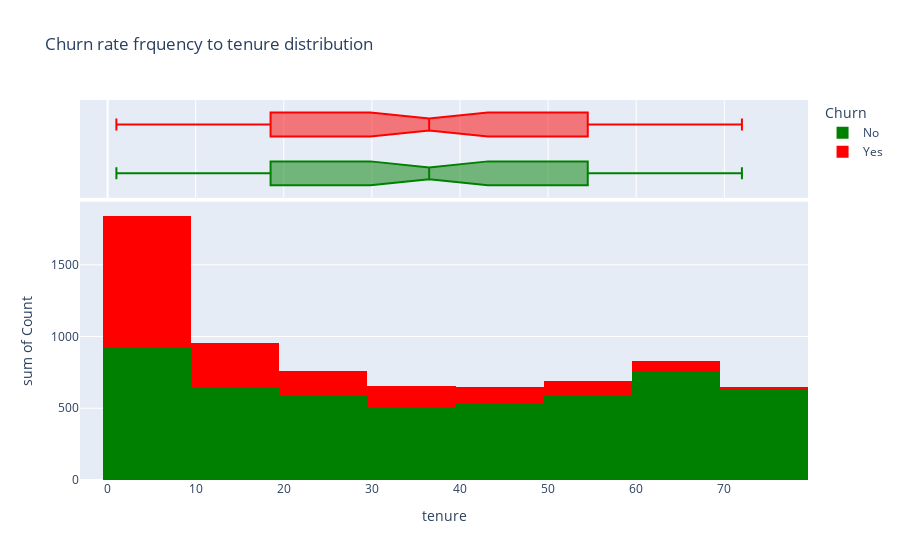
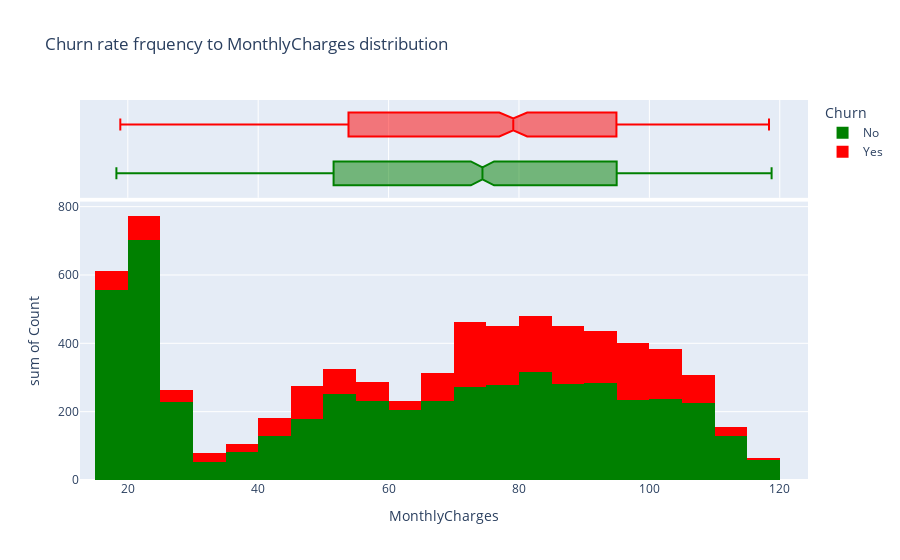
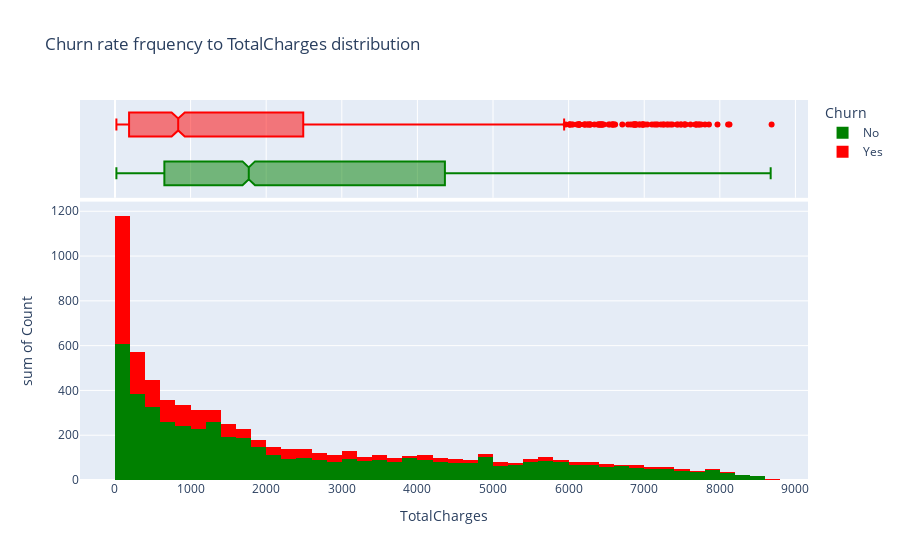

Here is the notebook cell these charts were saved with, in order:
### Code cell
hist('tenure')
hist('MonthlyCharges')
hist('TotalCharges')

### Figure 1 — Plotly figure (JSON) as saved in the notebook; plotly's stock layout.template omitted (floating-point values rounded to 4 significant figures)
{"data": [{"alignmentgroup": "True", "bingroup": "x", "histfunc": "sum", "hovertemplate": "Churn=No<br>tenure=%{x}<br>sum of Count=%{y}<extra></extra>", "legendgroup": "No", "marker": {"color": "green", "pattern": {"shape": ""}}, "name": "No", "offsetgroup": "No", "orientation": "v", "showlegend": true, "type": "histogram", "x": [1, 2, 3, 4, 5, 6, 7, 8, 9, 10, 11, 12, 13, 14, 15, 16, 17, 18, 19, 20, 21, 22, 23, 24, 25, 26, 27, 28, 29, 30, 31, 32, 33, 34, 35, 36, 37, 38, 39, 40, 41, 42, 43, 44, 45, 46, 47, 48, 49, 50, 51, 52, 53, 54, 55, 56, 57, 58, 59, 60, 61, 62, 63, 64, 65, 66, 67, 68, 69, 70, 71, 72], "xaxis": "x", "y": [233, 115, 106, 93, 69, 70, 80, 81, 73, 71, 68, 79, 71, 52, 62, 52, 61, 73, 54, 53, 46, 63, 72, 71, 56, 64, 59, 45, 57, 56, 49, 50, 50, 53, 73, 40, 50, 46, 42, 51, 56, 51, 50, 45, 55, 62, 54, 55, 51, 58, 60, 72, 56, 55, 55, 70, 57, 56, 52, 70, 68, 65, 68, 76, 67, 76, 88, 91, 87, 108, 164, 356], "yaxis": "y"}, {"alignmentgroup": "True", "hovertemplate": "Churn=No<br>tenure=%{x}<extra></extra>", "legendgroup": "No", "marker": {"color": "green"}, "name": "No", "notched": true, "offsetgroup": "No", "showlegend": false, "type": "box", "x": [1, 2, 3, 4, 5, 6, 7, 8, 9, 10, 11, 12, 13, 14, 15, 16, 17, 18, 19, 20, 21, 22, 23, 24, 25, 26, 27, 28, 29, 30, 31, 32, 33, 34, 35, 36, 37, 38, 39, 40, 41, 42, 43, 44, 45, 46, 47, 48, 49, 50, 51, 52, 53, 54, 55, 56, 57, 58, 59, 60, 61, 62, 63, 64, 65, 66, 67, 68, 69, 70, 71, 72], "xaxis": "x2", "yaxis": "y2"}, {"alignmentgroup": "True", "bingroup": "x", "histfunc": "sum", "hovertemplate": "Churn=Yes<br>tenure=%{x}<br>sum of Count=%{y}<extra></extra>", "legendgroup": "Yes", "marker": {"color": "red", "pattern": {"shape": ""}}, "name": "Yes", "offsetgroup": "Yes", "orientation": "v", "showlegend": true, "type": "histogram", "x": [1, 2, 3, 4, 5, 6, 7, 8, 9, 10, 11, 12, 13, 14, 15, 16, 17, 18, 19, 20, 21, 22, 23, 24, 25, 26, 27, 28, 29, 30, 31, 32, 33, 34, 35, 36, 37, 38, 39, 40, 41, 42, 43, 44, 45, 46, 47, 48, 49, 50, 51, 52, 53, 54, 55, 56, 57, 58, 59, 60, 61, 62, 63, 64, 65, 66, 67, 68, 69, 70, 71, 72], "xaxis": "x", "y": [380, 123, 94, 83, 64, 40, 51, 42, 46, 45, 31, 38, 38, 24, 37, 28, 26, 24, 19, 18, 17, 27, 13, 23, 23, 15, 13, 12, 15, 16, 16, 19, 14, 12, 15, 10, 15, 13, 14, 13, 14, 14, 15, 6, 6, 12, 14, 9, 15, 10, 8, 8, 14, 13, 9, 10, 8, 11, 8, 6, 8, 5, 4, 4, 9, 13, 10, 9, 8, 11, 6, 6], "yaxis": "y"}, {"alignmentgroup": "True", "hovertemplate": "Churn=Yes<br>tenure=%{x}<extra></extra>", "legendgroup": "Yes", "marker": {"color": "red"}, "name": "Yes", "notched": true, "offsetgroup": "Yes", "showlegend": false, "type": "box", "x": [1, 2, 3, 4, 5, 6, 7, 8, 9, 10, 11, 12, 13, 14, 15, 16, 17, 18, 19, 20, 21, 22, 23, 24, 25, 26, 27, 28, 29, 30, 31, 32, 33, 34, 35, 36, 37, 38, 39, 40, 41, 42, 43, 44, 45, 46, 47, 48, 49, 50, 51, 52, 53, 54, 55, 56, 57, 58, 59, 60, 61, 62, 63, 64, 65, 66, 67, 68, 69, 70, 71, 72], "xaxis": "x2", "yaxis": "y2"}], "layout": {"barmode": "relative", "legend": {"title": {"text": "Churn"}, "tracegroupgap": 0}, "title": {"text": "Churn rate frquency to tenure distribution"}, "xaxis": {"anchor": "y", "domain": [0, 1], "title": {"text": "tenure"}}, "xaxis2": {"anchor": "y2", "domain": [0, 1], "matches": "x", "showgrid": true, "showticklabels": false}, "yaxis": {"anchor": "x", "domain": [0, 0.7326], "title": {"text": "sum of Count"}}, "yaxis2": {"anchor": "x2", "domain": [0.7426, 1], "matches": "y2", "showgrid": false, "showline": false, "showticklabels": false, "ticks": ""}}}

### Figure 2 — Plotly figure (JSON) as saved in the notebook; plotly's stock layout.template omitted (floating-point values rounded to 4 significant figures; data arrays with more than 128 entries replaced by an {"elided": "..."} marker saying what was removed)
{"data": [{"alignmentgroup": "True", "bingroup": "x", "histfunc": "sum", "hovertemplate": "Churn=No<br>MonthlyCharges=%{x}<br>sum of Count=%{y}<extra></extra>", "legendgroup": "No", "marker": {"color": "green", "pattern": {"shape": ""}}, "name": "No", "offsetgroup": "No", "orientation": "v", "showlegend": true, "type": "histogram", "x": {"elided": "1459 float values"}, "xaxis": "x", "y": {"elided": "1459 int values"}, "yaxis": "y"}, {"alignmentgroup": "True", "hovertemplate": "Churn=No<br>MonthlyCharges=%{x}<extra></extra>", "legendgroup": "No", "marker": {"color": "green"}, "name": "No", "notched": true, "offsetgroup": "No", "showlegend": false, "type": "box", "x": {"elided": "1459 float values"}, "xaxis": "x2", "yaxis": "y2"}, {"alignmentgroup": "True", "bingroup": "x", "histfunc": "sum", "hovertemplate": "Churn=Yes<br>MonthlyCharges=%{x}<br>sum of Count=%{y}<extra></extra>", "legendgroup": "Yes", "marker": {"color": "red", "pattern": {"shape": ""}}, "name": "Yes", "offsetgroup": "Yes", "orientation": "v", "showlegend": true, "type": "histogram", "x": {"elided": "910 float values"}, "xaxis": "x", "y": {"elided": "910 int values"}, "yaxis": "y"}, {"alignmentgroup": "True", "hovertemplate": "Churn=Yes<br>MonthlyCharges=%{x}<extra></extra>", "legendgroup": "Yes", "marker": {"color": "red"}, "name": "Yes", "notched": true, "offsetgroup": "Yes", "showlegend": false, "type": "box", "x": {"elided": "910 float values"}, "xaxis": "x2", "yaxis": "y2"}], "layout": {"barmode": "relative", "legend": {"title": {"text": "Churn"}, "tracegroupgap": 0}, "title": {"text": "Churn rate frquency to MonthlyCharges distribution"}, "xaxis": {"anchor": "y", "domain": [0, 1], "title": {"text": "MonthlyCharges"}}, "xaxis2": {"anchor": "y2", "domain": [0, 1], "matches": "x", "showgrid": true, "showticklabels": false}, "yaxis": {"anchor": "x", "domain": [0, 0.7326], "title": {"text": "sum of Count"}}, "yaxis2": {"anchor": "x2", "domain": [0.7426, 1], "matches": "y2", "showgrid": false, "showline": false, "showticklabels": false, "ticks": ""}}}

### Figure 3 — Plotly figure (JSON) as saved in the notebook; plotly's stock layout.template omitted (floating-point values rounded to 4 significant figures; data arrays with more than 128 entries replaced by an {"elided": "..."} marker saying what was removed)
{"data": [{"alignmentgroup": "True", "bingroup": "x", "histfunc": "sum", "hovertemplate": "Churn=No<br>TotalCharges=%{x}<br>sum of Count=%{y}<extra></extra>", "legendgroup": "No", "marker": {"color": "green", "pattern": {"shape": ""}}, "name": "No", "offsetgroup": "No", "orientation": "v", "showlegend": true, "type": "histogram", "x": {"elided": "4965 float values"}, "xaxis": "x", "y": {"elided": "4965 int values"}, "yaxis": "y"}, {"alignmentgroup": "True", "hovertemplate": "Churn=No<br>TotalCharges=%{x}<extra></extra>", "legendgroup": "No", "marker": {"color": "green"}, "name": "No", "notched": true, "offsetgroup": "No", "showlegend": false, "type": "box", "x": {"elided": "4965 float values"}, "xaxis": "x2", "yaxis": "y2"}, {"alignmentgroup": "True", "bingroup": "x", "histfunc": "sum", "hovertemplate": "Churn=Yes<br>TotalCharges=%{x}<br>sum of Count=%{y}<extra></extra>", "legendgroup": "Yes", "marker": {"color": "red", "pattern": {"shape": ""}}, "name": "Yes", "offsetgroup": "Yes", "orientation": "v", "showlegend": true, "type": "histogram", "x": {"elided": "1732 float values"}, "xaxis": "x", "y": {"elided": "1732 int values"}, "yaxis": "y"}, {"alignmentgroup": "True", "hovertemplate": "Churn=Yes<br>TotalCharges=%{x}<extra></extra>", "legendgroup": "Yes", "marker": {"color": "red"}, "name": "Yes", "notched": true, "offsetgroup": "Yes", "showlegend": false, "type": "box", "x": {"elided": "1732 float values"}, "xaxis": "x2", "yaxis": "y2"}], "layout": {"barmode": "relative", "legend": {"title": {"text": "Churn"}, "tracegroupgap": 0}, "title": {"text": "Churn rate frquency to TotalCharges distribution"}, "xaxis": {"anchor": "y", "domain": [0, 1], "title": {"text": "TotalCharges"}}, "xaxis2": {"anchor": "y2", "domain": [0, 1], "matches": "x", "showgrid": true, "showticklabels": false}, "yaxis": {"anchor": "x", "domain": [0, 0.7326], "title": {"text": "sum of Count"}}, "yaxis2": {"anchor": "x2", "domain": [0.7426, 1], "matches": "y2", "showgrid": false, "showline": false, "showticklabels": false, "ticks": ""}}}
